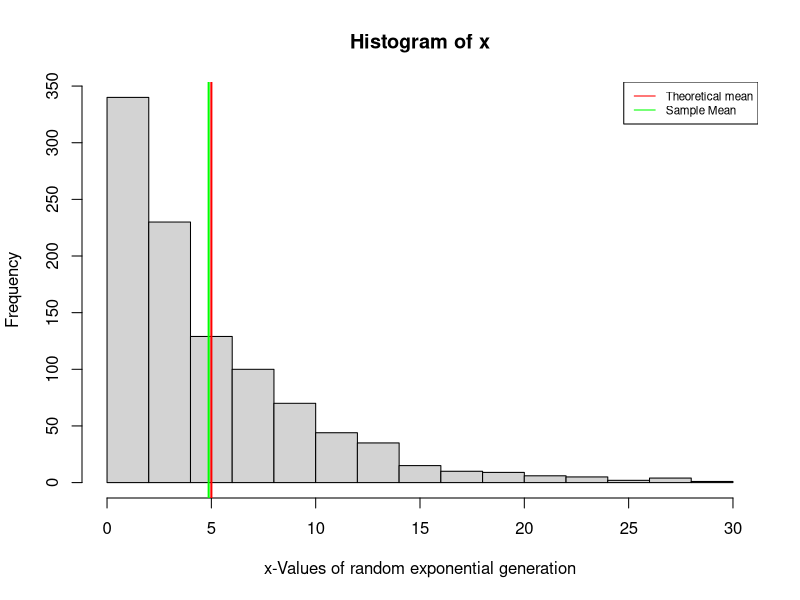
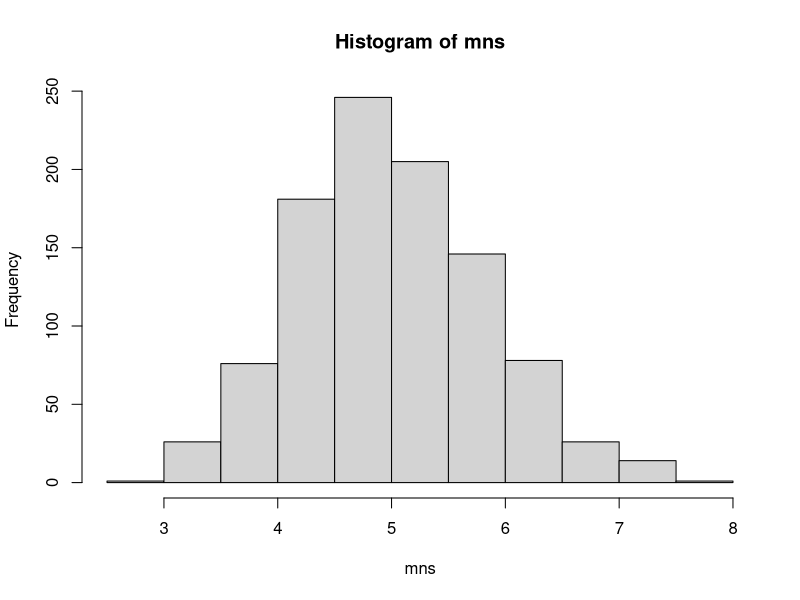
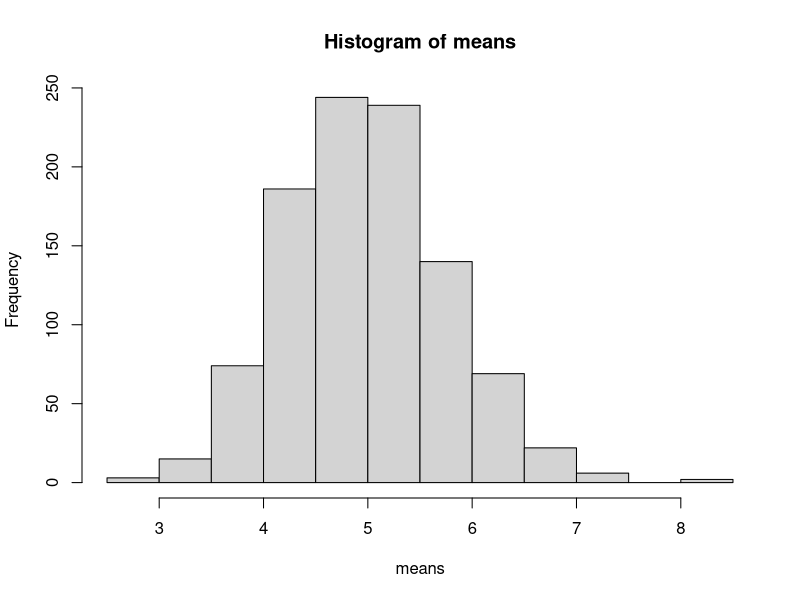
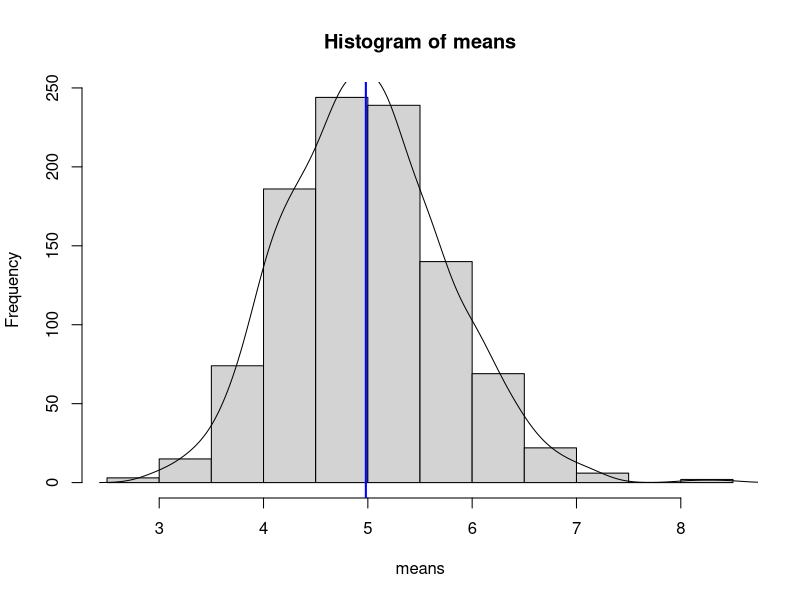
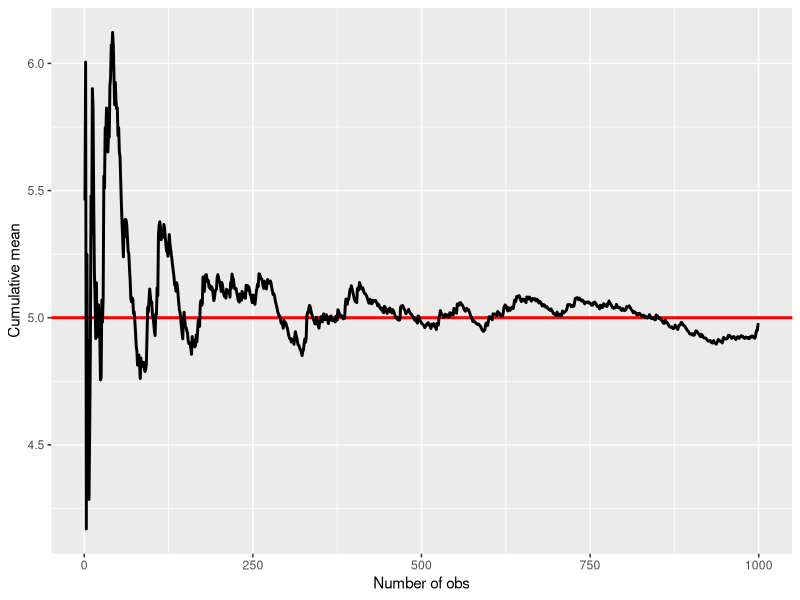
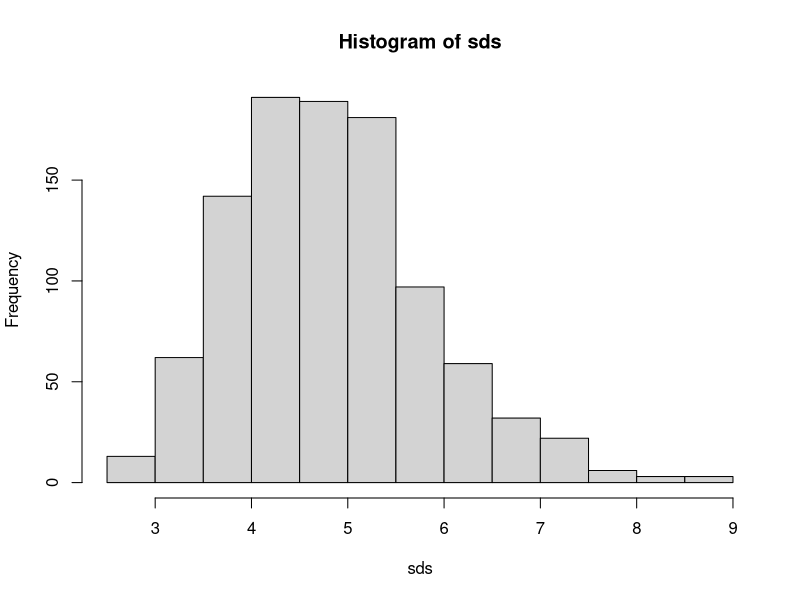
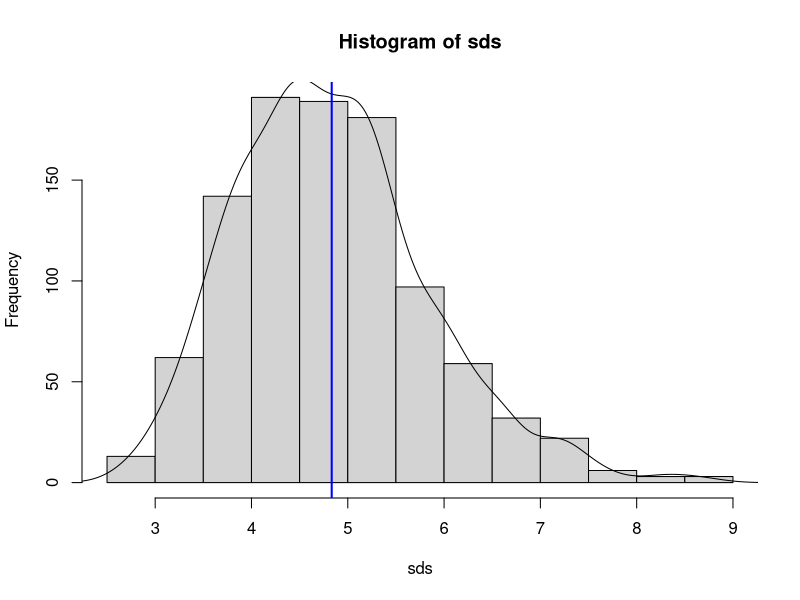
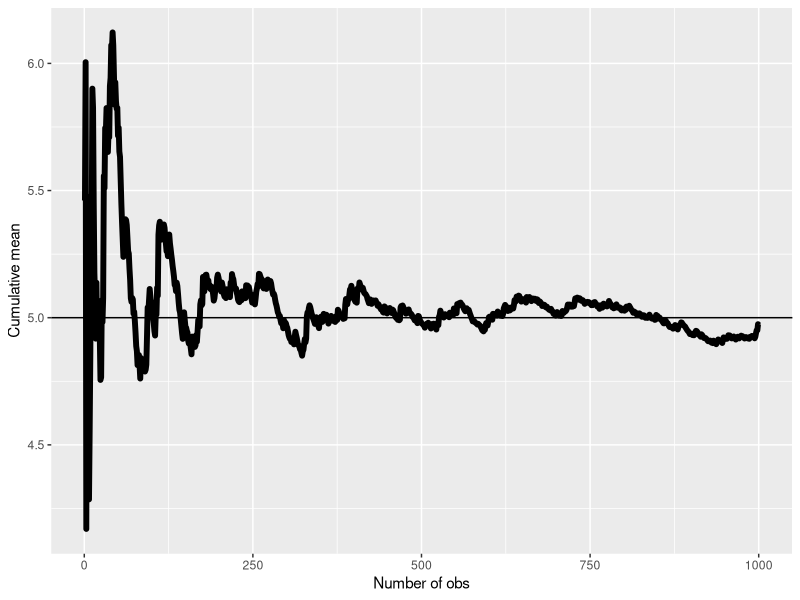

Write R code to recreate these figures, in order. (Note: this script raises an error after producing the figures.)
#Clear Working Environment
rm(list=ls())
cat("\f")

#Loading necessary libraries
#library(readr)
library(dplyr)
library(ggplot2)

#Standard Setting
lambda <- 0.2 #As rate in the function
x <- rexp(40, lambda)  #Mean = 1/Lambda; Standard Deviation = 1/Lambda
mean(x)
sd(x)

#Example 1 - compare the distribution of 1000 random uniforms
x <- rexp(1000,lambda)
hist(x,xlab="x-Values of random exponential generation",20)
abline(v = 1/lambda, col = "red", lwd = 2)
abline(v = mean(x), col = "green", lwd = 2)
legend(x="topright", legend=c("Theoretical mean", "Sample Mean"), lty=1, lwd=1, col = c("red", "green"), cex=0.7)

#Example 2 - distribution of 1000 averages of 40 random uniforms
mns = NULL
for (i in 1 : 1000) mns = c(mns, mean(rexp(40,lambda)))
hist(mns)

##Task
#Note that you will need to do a thousand simulations.

#Illustrate via simulation and associated explanatory text the properties of 
        #the distribution of the mean of 40 exponentials. You should

#1. Show the sample mean and compare it to the theoretical mean of the 
        #distribution.
#2. Show how variable the sample is (via variance) and compare it to the 
        #theoretical variance of the distribution.
#3. Show that the distribution is approximately normal.

#In point 3, focus on the difference between the distribution of a large 
        #collection of random exponentials and the distribution of a large 
        #collection of averages of 40 exponentials.

#This distribution looks far more Gaussian than the original uniform distribution!
        
#This exercise is asking you to use your knowledge of the theory given in class 
        #to relate the two distributions.

#Confused? Try re-watching video lecture 07 for a starter on how to complete this project.

#Task 1
lambda <- 0.2
n <- 40
t = 1000

means=NULL
for (i in 1:t){
        means[i] <- mean(rexp(n, lambda))
}

myhist <- hist(means)
multiplier <- myhist$counts / myhist$density
mydensity <- density(means)
mydensity$y <- mydensity$y * multiplier[1]

plot(myhist)
lines(mydensity)
abline(v = mean(means), col = "blue", lwd = 2)

means_increasing_n <- cumsum(rexp(t, lambda))/(1:t)
g <- ggplot(data.frame(x = 1:t, y = means_increasing_n), aes(x = x, y = y))
g <- g + geom_hline(yintercept = 1/lambda, col="red", size=1) + geom_line(size = 1, col="black")
g <- g + guides(colours=TRUE) + labs(x = "Number of obs", y = "Cumulative mean"); g

g <- ggplot(data.frame(x = 1:t, y = means_increasing_n), aes(x = x, y = y))

#Task 2
lambda <- 0.2
n <- 40
t <- 1000

sds <- NULL
for (i in 1:t){
        sds[i] <- sd(rexp(n, lambda))
}

myhist <- hist(sds)
multiplier <- myhist$counts / myhist$density
mydensity <- density(sds)
mydensity$y <- mydensity$y * multiplier[1]

plot(myhist)
lines(mydensity)
abline(v = mean(sds), col = "blue", lwd = 2)

sd_increasing_n <- cumsum((rexp(t, lambda)-1/lambda)^2)/t
g <- ggplot(data.frame(x = 1:t, y = means_increasing_n), aes(x = x, y = y))
g <- g + geom_hline(yintercept = 1/lambda) + geom_line(size = 2)
g <- g + labs(x = "Number of obs", y = "Cumulative mean"); g


#normal distribution
x <- seq(min(means), max(means), length=t)
hx <- dnorm(x,mean = 1/lambda, sd = sd(means))
plot(x=x, y=hx, type="l")

#Execute t_test
myhist <- hist(means,xlab="Means of random samples with n=40",20)
multiplier <- myhist$counts / myhist$density #Multiplyer to transfer into frequency table.
means_dens <- density(means) #Calculated the underlying density of means
means_dens$y <- means_dens$y * multiplier[1] #Mutate the density function in refers to the underlying frequency table

x <- means_dens$x
hx <- dnorm(x ,mean = theoreticalMean, sd = theoreticalSD)*multiplier[1]
xhx <- as.data.frame(cbind(x,hx)) #This is the normal distribution

t.test(means_dens$y, xhx$hx, alternative = "two.sided",
       paired = FALSE, var.equal = FALSE, conf.level = 0.95)